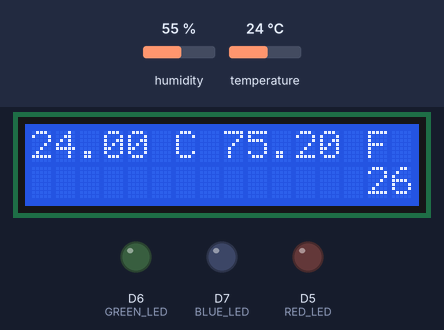
The program below on a simulated ESP8266 (NodeMCU). Shown: 16×2 character LCD, output pins drawn as LEDs (lit = HIGH). Dashed ring = blinking. The inputs (shaded band) are chosen by the test bench; at power-on: temperature 24 °C, humidity 55 %. What the program prints to the serial monitor is not drawn.

Above: at 3.6 s.
3.7 s: temperature set to 12 °C
At 12.1 s:
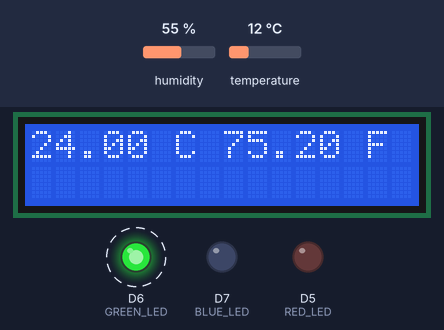
14.6 s: temperature set to 28 °C
At 22.04 s:
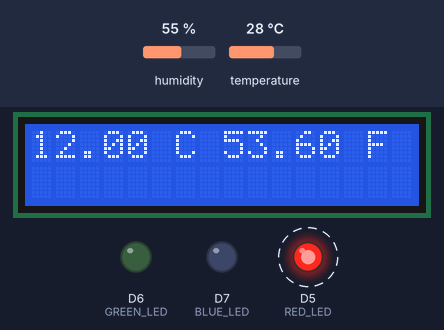
25.5 s: temperature set to 24 °C
At 40.1 s:
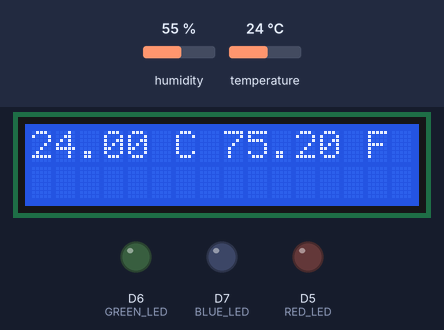
Timing chart, 0 to 42.4 s (numbered marks = the images above; inputs shaded):
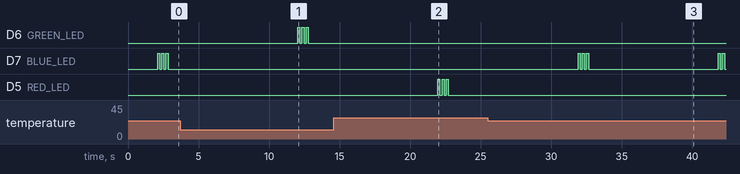

Measured:
- the behaviour switches between 26 and 25 °C on temperature (found by bisection; images 2 and 3)
- after the input at 3.7 s, D6 (GREEN_LED): alternates HIGH for 0.15 s and LOW for 0.15 s, 6 changes in all, then stays LOW, starting after 8.3 s; D7 (BLUE_LED): stops changing and stays LOW
- after the input at 14.6 s, D6 (GREEN_LED): stops changing and stays LOW; D5 (RED_LED): alternates HIGH for 0.15 s and LOW for 0.15 s, 6 changes in all, then stays LOW, starting after 7.4 s
- after the input at 25.5 s, D7 (BLUE_LED): LOW → HIGH after 6.4 s, → LOW 0.15 s later, → HIGH 0.15 s later, → LOW 0.15 s later, … (10 changes in this stretch); D5 (RED_LED): stops changing and stays LOW
- what the display in image 1 shows lasts 3.2 s, from 9.8 s to 13.0 s

The program:

main.cpp
```cpp
#include <Arduino.h>
#include <DHT.h>
#include <LiquidCrystal_I2C.h>

#define DHTTYPE DHT11
#define RED_LED D5
#define GREEN_LED D6
#define BLUE_LED D7
DHT dht(D3, DHTTYPE);
LiquidCrystal_I2C lcd(0x27, 16, 2);

void setup() {
  Serial.begin(115200);
  pinMode(RED_LED,OUTPUT);
  pinMode(GREEN_LED,OUTPUT);
  pinMode(BLUE_LED,OUTPUT);
  dht.begin();
  lcd.init(); // initialize the lcd
  lcd.backlight();
  lcd.clear();
  lcd.home();
}
void LED_Mati() {
  digitalWrite(GREEN_LED, LOW);
  digitalWrite(BLUE_LED, LOW);
  digitalWrite(RED_LED, LOW);
}

void scrollText(int row, String message, int delayTime, int lcdColumns) {
  for (int i = 0; i < lcdColumns; i++) {
    message = " " + message;
  }
  message = message + " ";
  for (int pos = 0; pos < message.length(); pos++) {
    lcd.setCursor(0, row);
    lcd.print(message.substring(pos, pos + lcdColumns));
    delay(delayTime);
  }
}

void loop() {
  delay(2000);
//float h = dht.readHumidity();
  float c = dht.readTemperature();
  float f = dht.readTemperature(true);
  if (isnan(c) || isnan(f))
  {
    Serial.println("Failed to read from DHT sensor!");
    return;
  }
  LED_Mati();
  if (c > 25) {
    Serial.println("Kota berada pada suhu Panas ");
    Serial.println("Lampu LED Merah berkedip");
    for (int i = 0; i < 3; i++) {
      digitalWrite(RED_LED, HIGH);
      digitalWrite(GREEN_LED, LOW);
      digitalWrite(BLUE_LED, LOW);
      delay(150);
      LED_Mati();
      delay(150);
    }
  } else if (c > 18) {
    Serial.println("Kota berada pada suhu Normal ");
    Serial.println("Lampu LED biru berkedip");
    for (int i = 0; i < 3; i++) {
      digitalWrite(BLUE_LED, HIGH);
      digitalWrite(GREEN_LED, LOW);
      digitalWrite(RED_LED, LOW);
      delay(150);
      LED_Mati();
      delay(150);
    }
  }  else if (c < 18) {
    Serial.println("Kota berada pada suhu Dingin ");
    Serial.println("Lampu LED Hijau berkedip");
    for (int i = 0; i < 3; i++) {
      digitalWrite(GREEN_LED, HIGH);
      digitalWrite(RED_LED, LOW);
      digitalWrite(BLUE_LED, LOW);
      delay(150);
      LED_Mati();
      delay(150);
    }
  }else{
    Serial.println("Tidak terkategorikan");
  }
  lcd.home();
  lcd.print(c);
  lcd.print(" C ");
  lcd.print(f);
  lcd.print(" F ");
  scrollText(1, "26-04-2022 02:35", 200, 16);
}
```
